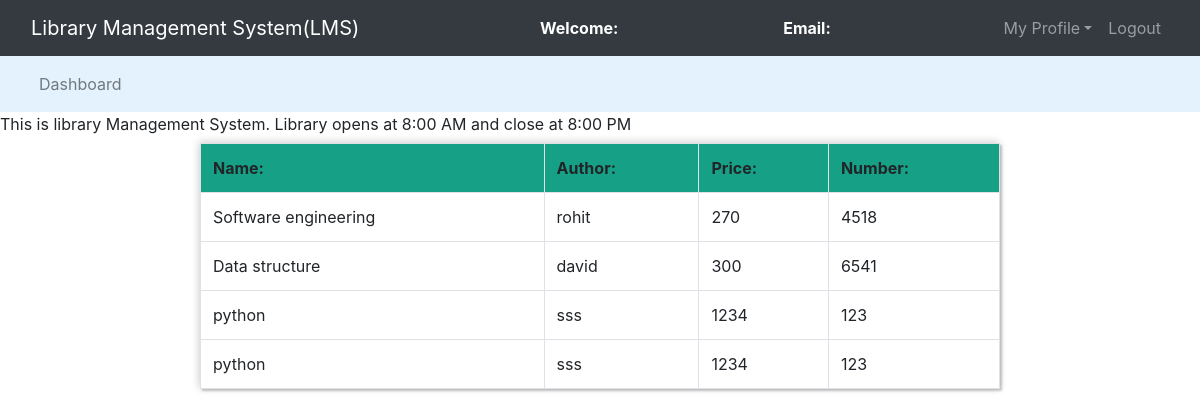
The app's page /view_books.php with its own data.
### tables this page shows
CREATE TABLE `books` (
  `book_id` int(11) NOT NULL,
  `book_name` varchar(250) NOT NULL,
  `book_author` varchar(12) NOT NULL,
  `cat_id` int(11) NOT NULL,
  `book_no` int(11) NOT NULL,
  `book_price` int(11) NOT NULL
);

### view_books.php (the view, shortened to what this page needs)
<?php
  $connection = mysqli_connect("localhost","root","");
  $query = "select * from books";
?>
<!DOCTYPE html>
<html>
<head>
  <link rel="stylesheet" type="text/css" href="../bootstrap-4.4.1/css/bootstrap.min.css">
</head>
<body>
  <nav class="navbar navbar-expand-lg navbar-dark bg-dark">
    <div class="container-fluid">
      <div class="navbar-header">
        <a class="navbar-brand" href="user_dashboard.php">Library Management System(LMS)</a>
      </div>
      <font style="color: white"><span><strong>Welcome: <?php echo $_SESSION['name'];?></strong></span></font>
      <font style="color: white"><span><strong>Email: <?php echo $_SESSION['email'];?></strong></span></font>
      <ul class="nav navbar-nav navbar-right">
        <li class="nav-item dropdown">
          <a class="nav-link dropdown-toggle" data-toggle="dropdown">My Profile</a>
        </li>
        <li class="nav-item"><a class="nav-link" href="../logout.php">Logout</a></li>
      </ul>
    </div>
  </nav>
<nav class="navbar navbar-expand-lg navbar-light" style="background-color: #e3f2fd">
  <div class="container-fluid">
    <ul class="nav navbar-nav navbar-center">
      <li class="nav-item">
        <a href="user_dashboard.php" class="nav-link">Dashboard</a>
      </li>
    </ul>
  </div>
</nav>
<span><marquee>This is library Management System. Library opens at 8:00 AM and close at 8:00 PM</marquee></span><br><br>
<div class="row">
  <div class="col-md-8">
    <form>
      <table class="table-bordered" width="900px" style="text-align: center">
        <tr id="header">
          <th>Name:</th>
          <th>Author:</th>
          <th>Price:</th>
          <th>Number:</th>
        </tr>
        <?php
          $query_run = mysqli_query($connection,$query);
          while($row = mysqli_fetch_assoc($query_run)){
            $book_name = $row['book_name'];
            $book_author = $row['book_author'];
            $price = $row['book_price'];
            $book_no = $row['book_no'];
        ?>
            <tr>
              <td><?php echo $book_name;?></td>
              <td><?php echo $book_author;?></td>
              <td><?php echo $price;?></td>
              <td><?php echo $book_no;?></td>
            </tr>
            <?php
          }
        ?>
      </table>
    </form>
  </div>
</div>
</body>
</html>

### view_books.php (style rules this page uses)
table { position: absolute; left: 50%; top: 100%; margin-top: 10%; transform: translate(-50%, -50%); border-collapse: collapse; width: 800px; height: 200px; border: 1px soild #bdc3c7; box-shadow: 2px 2px 2px rgba(0, 0, 0, 0.2),-1px -1px 8px rgba(0, 0, 0, 0.2); }
tr { transition: all .2s ease-in; cursor: pointer; }
th,td { padding: 12px; text-align: left; border-bottom: 1px solid #ddd; }
#header { background-color: #16a085; text-align: center; }

### records on screen
books: book_name "Software engineering", book_author "rohit", book_price "270", book_no "4518"
books: book_name "Data structure", book_author "david", book_price "300", book_no "6541"
books: book_name "python", book_author "sss", book_price "1234", book_no "123"
books: book_name "python", book_author "sss", book_price "1234", book_no "123"
